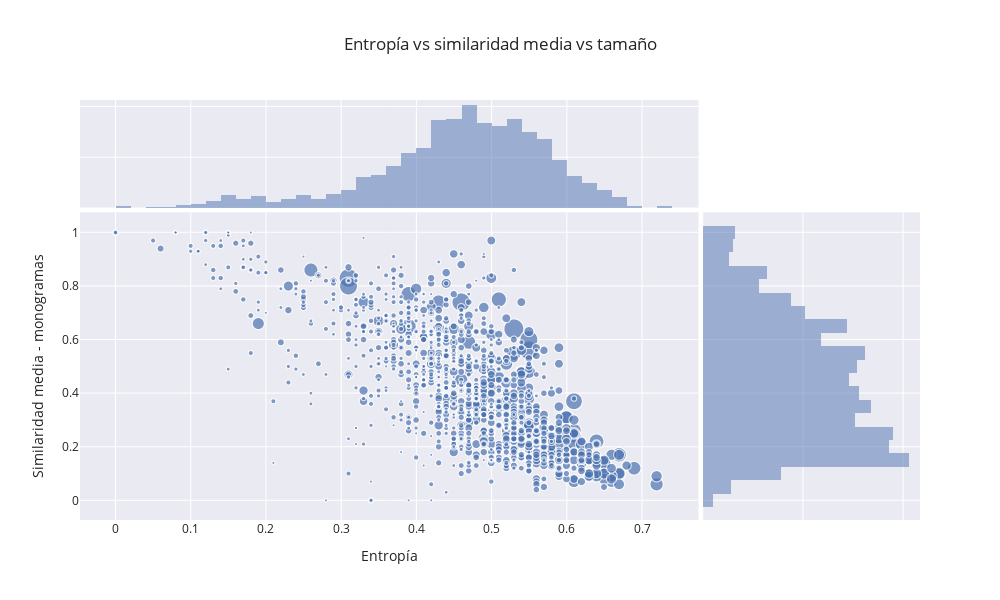

The code cell stored with this chart in its notebook:
### Code cell
fig = px.scatter(infomap_clusters, x="entropia_1", y="mean_similarity_mono_triu", size="tamaño",width=1000, height=600, title="Entropía vs similaridad media vs tamaño",marginal_x="histogram",marginal_y="histogram")
fig.update_layout(xaxis_title="Entropía", yaxis_title="Similaridad media - monogramas")

fig.show()

### Figure 1 — Plotly figure (JSON) as saved in the notebook; plotly's stock layout.template omitted (floating-point values rounded to 4 significant figures; data arrays with more than 128 entries replaced by an {"elided": "..."} marker saying what was removed)
{"data": [{"hovertemplate": "entropia_1=%{x}<br>mean_similarity_mono_triu=%{y}<br>tamaño=%{marker.size}<extra></extra>", "legendgroup": "", "marker": {"color": "rgb(76,114,176)", "size": {"elided": "1148 int values"}, "sizemode": "area", "sizeref": 0.205, "symbol": "circle"}, "mode": "markers", "name": "", "showlegend": false, "type": "scattergl", "x": {"elided": "1148 float values"}, "xaxis": "x", "y": {"elided": "1148 float values"}, "yaxis": "y"}, {"alignmentgroup": "True", "bingroup": "x", "hovertemplate": "entropia_1=%{x}<br>count=%{y}<extra></extra>", "legendgroup": "", "marker": {"color": "rgb(76,114,176)"}, "name": "", "offsetgroup": "", "opacity": 0.5, "showlegend": false, "type": "histogram", "x": {"elided": "1148 float values"}, "xaxis": "x3", "yaxis": "y3"}, {"alignmentgroup": "True", "bingroup": "y", "hovertemplate": "mean_similarity_mono_triu=%{y}<br>count=%{x}<extra></extra>", "legendgroup": "", "marker": {"color": "rgb(76,114,176)"}, "name": "", "offsetgroup": "", "opacity": 0.5, "showlegend": false, "type": "histogram", "xaxis": "x2", "y": {"elided": "1148 float values"}, "yaxis": "y2"}], "layout": {"barmode": "overlay", "height": 600, "legend": {"itemsizing": "constant", "tracegroupgap": 0}, "title": {"text": "Entropía vs similaridad media vs tamaño"}, "width": 1000, "xaxis": {"anchor": "y", "domain": [0, 0.7363], "title": {"text": "Entropía"}}, "xaxis2": {"anchor": "y2", "domain": [0.7413, 1], "matches": "x2", "showline": false, "showticklabels": false, "ticks": ""}, "xaxis3": {"anchor": "y3", "domain": [0, 0.7363], "matches": "x", "showticklabels": false}, "xaxis4": {"anchor": "y4", "domain": [0.7413, 1], "matches": "x2", "showline": false, "showticklabels": false, "ticks": ""}, "yaxis": {"anchor": "x", "domain": [0, 0.7326], "title": {"text": "Similaridad media - monogramas"}}, "yaxis2": {"anchor": "x2", "domain": [0, 0.7326], "matches": "y", "showticklabels": false}, "yaxis3": {"anchor": "x3", "domain": [0.7426, 1], "matches": "y3", "showline": false, "showticklabels": false, "ticks": ""}, "yaxis4": {"anchor": "x4", "domain": [0.7426, 1], "matches": "y3", "showline": false, "showticklabels": false, "ticks": ""}}}
